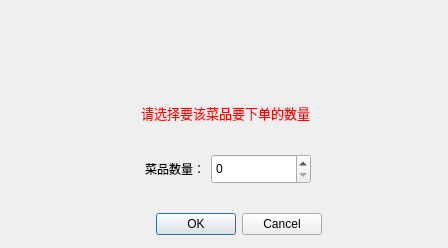
<?xml version="1.0" encoding="UTF-8"?>
<ui version="4.0">
 <class>Dialog</class>
 <widget class="QDialog" name="Dialog">
  <property name="geometry">
   <rect>
    <x>0</x>
    <y>0</y>
    <width>448</width>
    <height>248</height>
   </rect>
  </property>
  <property name="windowTitle">
   <string>Dialog</string>
  </property>
  <widget class="QWidget" name="verticalLayoutWidget">
   <property name="geometry">
    <rect>
     <x>60</x>
     <y>80</y>
     <width>331</width>
     <height>121</height>
    </rect>
   </property>
   <layout class="QVBoxLayout" name="verticalLayout">
    <item>
     <widget class="QTextBrowser" name="textBrowser">
      <property name="minimumSize">
       <size>
        <width>0</width>
        <height>50</height>
       </size>
      </property>
      <property name="maximumSize">
       <size>
        <width>16777215</width>
        <height>50</height>
       </size>
      </property>
      <property name="styleSheet">
       <string notr="true">font: 12pt &quot;黑体&quot;;
color: rgb(255, 0, 0);
background-color: rgb(255, 255, 255, 0);
</string>
      </property>
      <property name="frameShape">
       <enum>QFrame::NoFrame</enum>
      </property>
      <property name="html">
       <string>&lt;!DOCTYPE HTML PUBLIC &quot;-//W3C//DTD HTML 4.0//EN&quot; &quot;http://www.w3.org/TR/REC-html40/strict.dtd&quot;&gt;
&lt;html&gt;&lt;head&gt;&lt;meta name=&quot;qrichtext&quot; content=&quot;1&quot; /&gt;&lt;style type=&quot;text/css&quot;&gt;
p, li { white-space: pre-wrap; }
&lt;/style&gt;&lt;/head&gt;&lt;body style=&quot; font-family:'黑体'; font-size:12pt; font-weight:400; font-style:normal;&quot;&gt;
&lt;p align=&quot;center&quot; style=&quot;-qt-paragraph-type:empty; margin-top:0px; margin-bottom:0px; margin-left:0px; margin-right:0px; -qt-block-indent:0; text-indent:0px;&quot;&gt;&lt;br /&gt;&lt;/p&gt;
&lt;p align=&quot;center&quot; style=&quot; margin-top:0px; margin-bottom:0px; margin-left:0px; margin-right:0px; -qt-block-indent:0; text-indent:0px;&quot;&gt;&lt;span style=&quot; font-size:10pt;&quot;&gt;请选择要该菜品要下单的数量&lt;/span&gt;&lt;/p&gt;&lt;/body&gt;&lt;/html&gt;</string>
      </property>
     </widget>
    </item>
    <item>
     <layout class="QFormLayout" name="formLayout">
      <property name="formAlignment">
       <set>Qt::AlignCenter</set>
      </property>
      <item row="0" column="0">
       <widget class="QLabel" name="label">
        <property name="text">
         <string>菜品数量：</string>
        </property>
       </widget>
      </item>
      <item row="0" column="1">
       <widget class="QSpinBox" name="spinBox">
        <property name="minimumSize">
         <size>
          <width>0</width>
          <height>30</height>
         </size>
        </property>
        <property name="maximumSize">
         <size>
          <width>100</width>
          <height>50</height>
         </size>
        </property>
        <property name="layoutDirection">
         <enum>Qt::LeftToRight</enum>
        </property>
        <property name="alignment">
         <set>Qt::AlignLeading|Qt::AlignLeft|Qt::AlignVCenter</set>
        </property>
       </widget>
      </item>
     </layout>
    </item>
   </layout>
  </widget>
  <widget class="QLabel" name="label_3">
   <property name="geometry">
    <rect>
     <x>0</x>
     <y>0</y>
     <width>451</width>
     <height>81</height>
    </rect>
   </property>
   <property name="styleSheet">
    <string notr="true">border-image: url(:/png/images/login_topbg.png);</string>
   </property>
   <property name="text">
    <string/>
   </property>
  </widget>
  <widget class="QDialogButtonBox" name="buttonBox">
   <property name="geometry">
    <rect>
     <x>130</x>
     <y>210</y>
     <width>192</width>
     <height>28</height>
    </rect>
   </property>
   <property name="standardButtons">
    <set>QDialogButtonBox::Cancel|QDialogButtonBox::Ok</set>
   </property>
  </widget>
 </widget>
 <resources>
  <include location="login_topbg.qrc"/>
 </resources>
 <connections/>
</ui>
